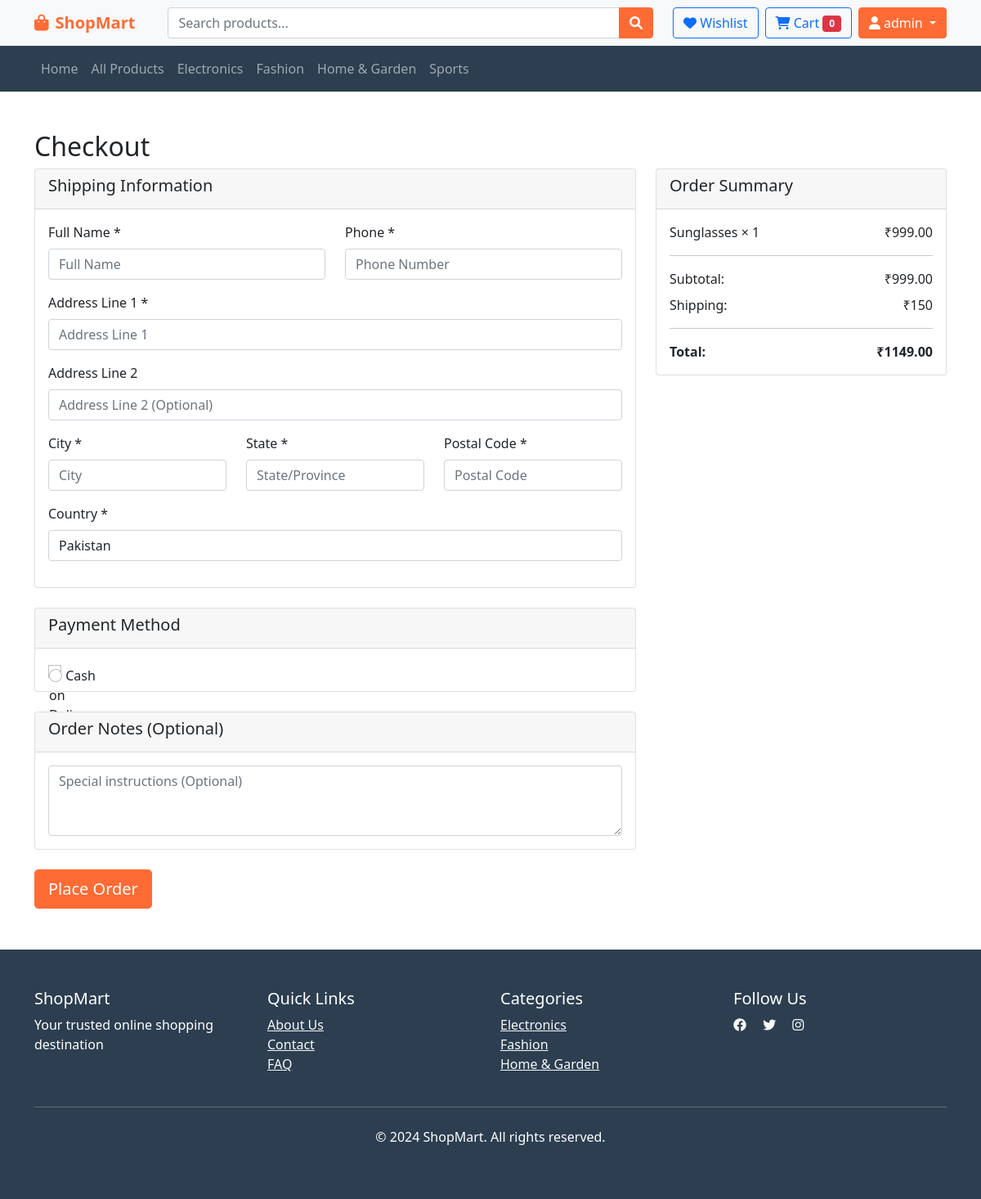
Screenshot of /checkout/ (signed in) with the database file from the repository.
### myapp/models.py (models this page shows, shortened)
class User(AbstractUser):
    USER_TYPES = (
        ('customer', 'Customer'),
        ('vendor', 'Vendor'),
        ('admin', 'Admin'),
    )
    user_type = models.CharField(max_length=20, choices=USER_TYPES, default='customer')
    phone = models.CharField(max_length=15, blank=True)
    date_of_birth = models.DateField(null=True, blank=True)
    profile_image = models.ImageField(upload_to='profiles/', null=True, blank=True)
    is_verified = models.BooleanField(default=False)
    created_at = models.DateTimeField(auto_now_add=True)

class CartItem(models.Model):
    cart = models.ForeignKey(Cart, on_delete=models.CASCADE, related_name='items')
    product = models.ForeignKey(Product, on_delete=models.CASCADE)
    variation = models.ForeignKey(ProductVariation, on_delete=models.CASCADE, null=True, blank=True)
    quantity = models.PositiveIntegerField(default=1)
    created_at = models.DateTimeField(auto_now_add=True)
    @property
    def total_price(self):
        price = self.variation.price if self.variation and self.variation.price else self.product.price
        return price * self.quantity

class Product(models.Model):
    PRODUCT_STATUS = (
        ('draft', 'Draft'),
        ('active', 'Active'),
        ('inactive', 'Inactive'),
        ('out_of_stock', 'Out of Stock'),
    )
    vendor = models.ForeignKey(Vendor, on_delete=models.CASCADE, related_name='products')
    category = models.ForeignKey(Category, on_delete=models.CASCADE)
    brand = models.ForeignKey(Brand, on_delete=models.SET_NULL, null=True, blank=True)
    name = models.CharField(max_length=255)
    slug = models.SlugField(unique=True, blank=True)
    sku = models.CharField(max_length=50, unique=True)
    description = models.TextField()
    short_description = models.CharField(max_length=500, blank=True)
    price = models.DecimalField(max_digits=10, decimal_places=2)
    compare_price = models.DecimalField(max_digits=10, decimal_places=2, null=True, blank=True)
    cost_price = models.DecimalField(max_digits=10, decimal_places=2, null=True, blank=True)
    stock_quantity = models.PositiveIntegerField(default=0)
    low_stock_threshold = models.PositiveIntegerField(default=5)
    track_inventory = models.BooleanField(default=True)
    weight = models.DecimalField(max_digits=8, decimal_places=3, null=True, blank=True)
    dimensions = models.CharField(max_length=50, blank=True)  # L x W x H
    status = models.CharField(max_length=20, choices=PRODUCT_STATUS, default='draft')
    is_featured = models.BooleanField(default=False)
    is_digital = models.BooleanField(default=False)
    meta_title = models.CharField(max_length=255, blank=True)
    meta_description = models.CharField(max_length=500, blank=True)
    rating = models.DecimalField(max_digits=3, decimal_places=2, default=0.00)
    review_count = models.PositiveIntegerField(default=0)
    created_at = models.DateTimeField(auto_now_add=True)
    updated_at = models.DateTimeField(auto_now=True)
    class Meta:
        ordering = ['-created_at']
        indexes = [
            models.Index(fields=['status', 'is_featured']),
            models.Index(fields=['category', 'status']),
            models.Index(fields=['vendor', 'status']),
        ]

### myapp/views.py (the view)
# urls.py: path('checkout/', views.checkout, name='checkout'),
@login_required
def checkout(request):
    try:
        cart = Cart.objects.get(user=request.user)
        cart_items = CartItem.objects.filter(cart=cart).select_related(
            'product', 'variation'
        )
    except Cart.DoesNotExist:
        messages.error(request, 'Your cart is empty.')
        return redirect('cart')
    if not cart_items:
        messages.error(request, 'Your cart is empty.')
        return redirect('cart')
    addresses = Address.objects.filter(user=request.user)
    if request.method == 'POST':
        form = CheckoutForm(request.POST)
        if form.is_valid():
            with transaction.atomic():
                subtotal = sum(item.total_price for item in cart_items)
                shipping_cost = 150 if subtotal < 2000 else 0
                tax_amount = 0  # Add tax calculation if needed
                total_amount = subtotal + shipping_cost + tax_amount
                order = Order.objects.create(
                    user=request.user,
                    shipping_full_name=form.cleaned_data['full_name'],
                    shipping_phone=form.cleaned_data['phone'],
                    shipping_address_line_1=form.cleaned_data['address_line_1'],
                    shipping_address_line_2=form.cleaned_data['address_line_2'],
                    shipping_city=form.cleaned_data['city'],
                    shipping_state=form.cleaned_data['state'],
                    shipping_postal_code=form.cleaned_data['postal_code'],
                    shipping_country=form.cleaned_data['country'],
                    subtotal=subtotal,
                    shipping_cost=shipping_cost,
                    tax_amount=tax_amount,
                    total_amount=total_amount,
                    payment_method=form.cleaned_data['payment_method'],
                    notes=form.cleaned_data.get('notes', ''),
                )
                for cart_item in cart_items:
                    OrderItem.objects.create(
                        order=order,
                        product=cart_item.product,
                        variation=cart_item.variation,
                        vendor=cart_item.product.vendor,
                        product_name=cart_item.product.name,
                        product_price=cart_item.variation.price if cart_item.variation and cart_item.variation.price else cart_item.product.price,
                        quantity=cart_item.quantity,
                        total_price=cart_item.total_price,
                    )
                cart_items.delete()
                messages.success(request, f'Order {order.order_id} placed successfully!')
                return redirect('order_confirmation', order_id=order.order_id)
    else:
        form = CheckoutForm()
    subtotal = sum(item.total_price for item in cart_items)
    shipping_cost = 150 if subtotal < 2000 else 0
    total = subtotal + shipping_cost
    context = {
        'form': form,
        'cart_items': cart_items,
        'addresses': addresses,
        'subtotal': subtotal,
        'shipping_cost': shipping_cost,
        'total': total,
    }
    return render(request, 'store/checkout.html', context)

### myapp/templates/store/checkout.html (shortened to what this page needs)
{% extends 'base.html' %}
{% block content %}
<div class="container my-5">
    <h2>Checkout</h2>
    <div class="row">
        <div class="col-lg-8">
            <form method="post">
                <div class="card mb-4">
                    <div class="card-header">
                        <h5>Shipping Information</h5>
                    </div>
                    <div class="card-body">
                        <div class="row">
                            <div class="col-md-6 mb-3">
                                <label class="form-label">Full Name *</label>
                                {{ form.full_name }}
                            </div>
                            <div class="col-md-6 mb-3">
                                <label class="form-label">Phone *</label>
                                {{ form.phone }}
                            </div>
                        </div>
                        <div class="mb-3">
                            <label class="form-label">Address Line 1 *</label>
                            {{ form.address_line_1 }}
                        </div>
                        <div class="mb-3">
                            <label class="form-label">Address Line 2</label>
                            {{ form.address_line_2 }}
                        </div>
                        <div class="row">
                            <div class="col-md-4 mb-3">
                                <label class="form-label">City *</label>
                                {{ form.city }}
                            </div>
                            <div class="col-md-4 mb-3">
                                <label class="form-label">State *</label>
                                {{ form.state }}
                            </div>
                            <div class="col-md-4 mb-3">
                                <label class="form-label">Postal Code *</label>
                                {{ form.postal_code }}
                            </div>
                        </div>
                        <div class="mb-3">
                            <label class="form-label">Country *</label>
                            {{ form.country }}
                        </div>
                    </div>
                </div>
                <div class="card mb-4">
                    <div class="card-header">
                        <h5>Payment Method</h5>
                    </div>
                    <div class="card-body">
                        {{ form.payment_method }}
                    </div>
                </div>
                <div class="card mb-4">
                    <div class="card-header">
                        <h5>Order Notes (Optional)</h5>
                    </div>
                    <div class="card-body">
                        {{ form.notes }}
                    </div>
                </div>
                <button type="submit" class="btn btn-primary btn-lg">Place Order</button>
            </form>
        </div>
        <div class="col-lg-4">
            <div class="card">
                <div class="card-header">
                    <h5>Order Summary</h5>
                </div>
                <div class="card-body">
                    {% for item in cart_items %}
                        <div class="d-flex justify-content-between mb-2">
                            <span>{{ item.product.name }} × {{ item.quantity }}</span>
                            <span>₹{{ item.total_price }}</span>
                        </div>
                    {% endfor %}
                    <hr>
                    <div class="d-flex justify-content-between mb-2">
                        <span>Subtotal:</span>
                        <span>₹{{ subtotal }}</span>
                    </div>
                    <div class="d-flex justify-content-between mb-2">
                        <span>Shipping:</span>
                        <span>{% if shipping_cost > 0 %}₹{{ shipping_cost }}{% else %}Free{% endif %}</span>
                    </div>
                    <hr>
                    <div class="d-flex justify-content-between">
                        <strong>Total:</strong>
                        <strong>₹{{ total }}</strong>
                    </div>
                </div>
            </div>
        </div>
    </div>
</div>
{% endblock %}

### myapp/templates/base.html (shortened to what this page needs)
{% load static %}
<!DOCTYPE html>
<html lang="en">
<head>
    <link href="https://cdn.jsdelivr.net/npm/bootstrap@5.1.3/dist/css/bootstrap.min.css" rel="stylesheet">
    <link href="https://cdnjs.cloudflare.com/ajax/libs/font-awesome/6.0.0/css/all.min.css" rel="stylesheet">
</head>
<body>
<nav class="navbar navbar-expand-lg navbar-light bg-light sticky-top">
    <div class="container">
        <a class="navbar-brand" href="{% url 'home' %}">
            <i class="fas fa-shopping-bag me-2"></i>ShopMart
        </a>
        <div class="flex-grow-1 mx-4">
            <div class="search-bar">
                <div class="input-group">
                    <input type="text" class="form-control" id="search-input"
                           placeholder="Search products..." value="{{ request.GET.search }}">
                    <button class="btn btn-primary" type="button" id="search-btn">
                        <i class="fas fa-search"></i>
                    </button>
                </div>
            </div>
        </div>
        <div class="d-flex align-items-center">
            {% if user.is_authenticated %}
                <a href="{% url 'wishlist' %}" class="btn btn-outline-primary me-2">
                    <i class="fas fa-heart"></i> Wishlist
                </a>
                <a href="{% url 'cart_view' %}" class="btn btn-outline-primary me-2">
                    <i class="fas fa-shopping-cart"></i> Cart
                    <span class="badge bg-danger" id="cart-count">0</span>
                </a>
                <div class="dropdown">
                    <button class="btn btn-primary dropdown-toggle" type="button" data-bs-toggle="dropdown">
                        <i class="fas fa-user"></i> {{ user.username }}
                    </button>
                </div>
            {% else %}
                <a href="{% url 'login' %}" class="btn btn-outline-primary me-2">Login</a>
                <a href="{% url 'register' %}" class="btn btn-primary">Register</a>
            {% endif %}
        </div>
    </div>
</nav>
<nav class="navbar navbar-expand-lg navbar-dark" style="background-color: var(--dark-color);">
    <div class="container">
        <div class="navbar-nav">
            <a class="nav-link" href="{% url 'home' %}">Home</a>
            <a class="nav-link" href="{% url 'product_list' %}">All Products</a>
            <a class="nav-link" href="{% url 'product_list' %}?category=electronics">Electronics</a>
            <a class="nav-link" href="{% url 'product_list' %}?category=fashion">Fashion</a>
            <a class="nav-link" href="{% url 'product_list' %}?category=home">Home & Garden</a>
            <a class="nav-link" href="{% url 'product_list' %}?category=sports">Sports</a>
        </div>
    </div>
</nav>
<main>
    {% block content %}{% endblock %}
</main>
<footer class="footer py-5">
    <div class="container">
        <div class="row">
            <div class="col-md-3">
                <h5>ShopMart</h5>
                <p>Your trusted online shopping destination</p>
            </div>
            <div class="col-md-3">
                <h5>Quick Links</h5>
                <ul class="list-unstyled">
                    <li><a href="#" class="text-light">About Us</a></li>
                    <li><a href="#" class="text-light">Contact</a></li>
                    <li><a href="#" class="text-light">FAQ</a></li>
                </ul>
            </div>
            <div class="col-md-3">
                <h5>Categories</h5>
                <ul class="list-unstyled">
                    <li><a href="#" class="text-light">Electronics</a></li>
                    <li><a href="#" class="text-light">Fashion</a></li>
                    <li><a href="#" class="text-light">Home & Garden</a></li>
                </ul>
            </div>
            <div class="col-md-3">
                <h5>Follow Us</h5>
                <a href="#" class="text-light me-3"><i class="fab fa-facebook"></i></a>
                <a href="#" class="text-light me-3"><i class="fab fa-twitter"></i></a>
                <a href="#" class="text-light me-3"><i class="fab fa-instagram"></i></a>
            </div>
        </div>
        <hr class="my-4">
        <div class="text-center">
            <p>&copy; 2024 ShopMart. All rights reserved.</p>
        </div>
    </div>
</footer>
</body>
</html>

### myapp/templates/base.html (style rules this page uses)
:root { --primary-color: #ff6b35; --secondary-color: #f7931e; --dark-color: #2c3e50; --light-color: #ecf0f1; }
.navbar-brand { font-weight: bold; color: var(--primary-color) !important; }
.btn-primary { background-color: var(--primary-color); border-color: var(--primary-color); }
.footer { background-color: var(--dark-color); color: white; margin-top: 50px; }
.search-bar { position: relative; }

### rows the page displays
User: username "admin"
CartItem: product.name "Sunglasses", quantity "1", total_price "999.00"

### other values shown
{{ subtotal }} "999.00"
{{ shipping_cost }} "150"
{{ total }} "1149.00"
